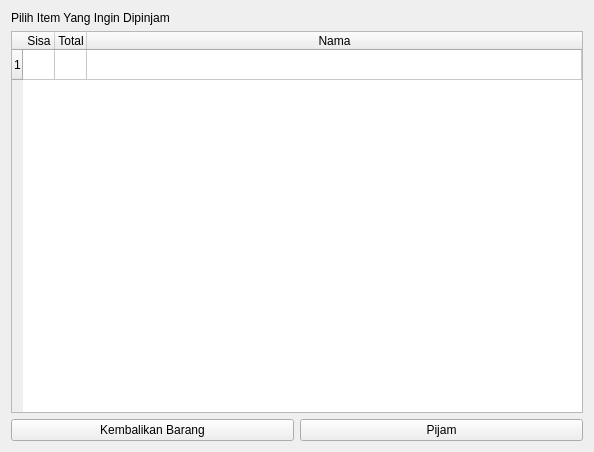
<?xml version="1.0" encoding="UTF-8"?>
<ui version="4.0">
 <class>MainFrame</class>
 <widget class="QFrame" name="MainFrame">
  <property name="geometry">
   <rect>
    <x>0</x>
    <y>0</y>
    <width>594</width>
    <height>452</height>
   </rect>
  </property>
  <property name="windowTitle">
   <string>Frame</string>
  </property>
  <layout class="QHBoxLayout" name="horizontalLayout">
   <item>
    <layout class="QGridLayout" name="gridLayout">
     <item row="3" column="1">
      <widget class="QPushButton" name="PijamBtn">
       <property name="text">
        <string>Pijam</string>
       </property>
      </widget>
     </item>
     <item row="2" column="0" colspan="2">
      <widget class="QTableWidget" name="ItemSelect">
       <property name="sizeAdjustPolicy">
        <enum>QAbstractScrollArea::SizeAdjustPolicy::AdjustToContents</enum>
       </property>
       <property name="editTriggers">
        <set>QAbstractItemView::EditTrigger::AnyKeyPressed|QAbstractItemView::EditTrigger::DoubleClicked|QAbstractItemView::EditTrigger::EditKeyPressed|QAbstractItemView::EditTrigger::SelectedClicked</set>
       </property>
       <property name="rowCount">
        <number>1</number>
       </property>
       <property name="supportedDragActions">
        <set>Qt::DropAction::CopyAction|Qt::DropAction::MoveAction</set>
       </property>
       <attribute name="horizontalHeaderCascadingSectionResizes">
        <bool>false</bool>
       </attribute>
       <attribute name="horizontalHeaderDefaultSectionSize">
        <number>32</number>
       </attribute>
       <attribute name="horizontalHeaderShowSortIndicator" stdset="0">
        <bool>false</bool>
       </attribute>
       <attribute name="horizontalHeaderStretchLastSection">
        <bool>true</bool>
       </attribute>
       <attribute name="verticalHeaderShowSortIndicator" stdset="0">
        <bool>false</bool>
       </attribute>
       <attribute name="verticalHeaderStretchLastSection">
        <bool>false</bool>
       </attribute>
       <row/>
       <column>
        <property name="text">
         <string>Sisa</string>
        </property>
       </column>
       <column>
        <property name="text">
         <string>Total</string>
        </property>
       </column>
       <column>
        <property name="text">
         <string>Nama</string>
        </property>
       </column>
       <item row="0" column="0">
        <property name="text">
         <string/>
        </property>
        <property name="flags">
         <set>ItemIsEnabled</set>
        </property>
       </item>
       <item row="0" column="2">
        <property name="text">
         <string/>
        </property>
        <property name="checkState">
         <enum>Unchecked</enum>
        </property>
        <property name="flags">
         <set>ItemIsSelectable|ItemIsUserCheckable|ItemIsEnabled</set>
        </property>
       </item>
      </widget>
     </item>
     <item row="1" column="0" colspan="2">
      <widget class="QLabel" name="label">
       <property name="text">
        <string>Pilih Item Yang Ingin Dipinjam</string>
       </property>
      </widget>
     </item>
     <item row="3" column="0">
      <widget class="QPushButton" name="RtnWindow">
       <property name="text">
        <string>Kembalikan Barang</string>
       </property>
      </widget>
     </item>
    </layout>
   </item>
  </layout>
 </widget>
 <resources/>
 <connections/>
</ui>
